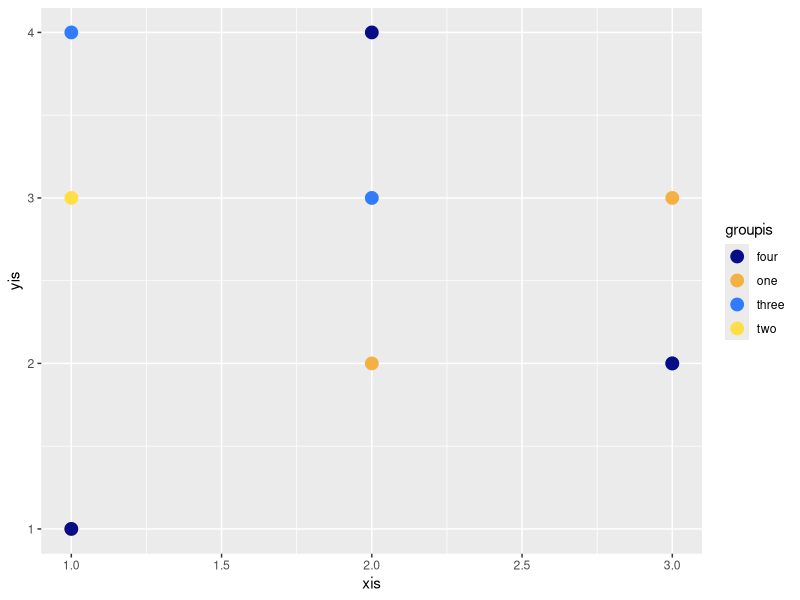
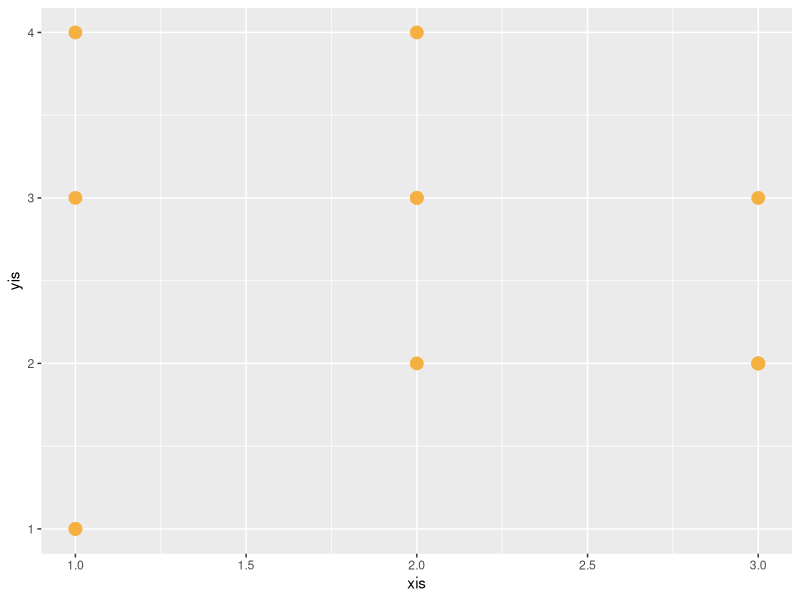
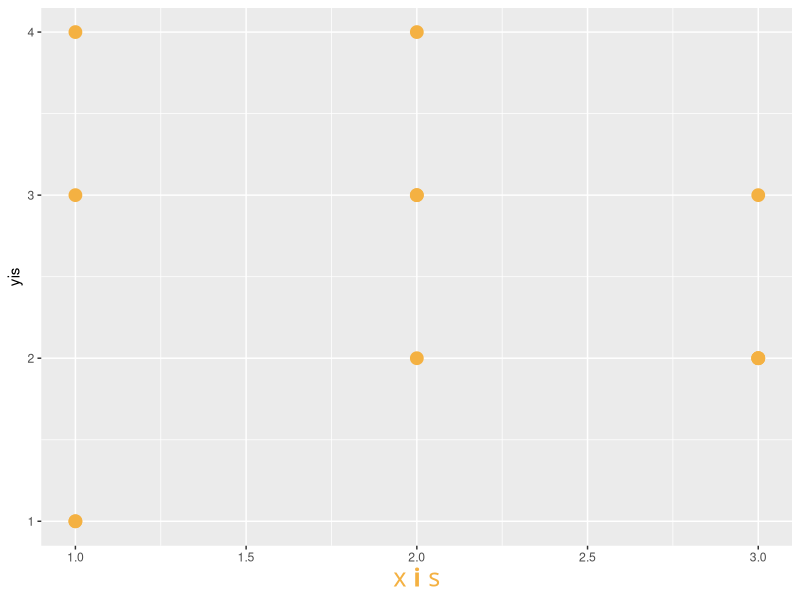

These charts were generated, in order, by the following R code: (Note: this script raises an error after producing the figures.)
## ---- chunk 1
library(ggplot2)
library(ggtext)
## ---- chunk 2
unicol <- c("StAndrewsBlue" = "#060d87",
            "GoldRush" = "#f4b142",
            "Black" = "#000000",
            "White" = "#ffffff",
            "DeepBlue" = "#000044",
            "DeepGold" = "#ee8a07",
            "TrueBlue" = "#317bff",
            "TrueYellow" = "#ffde46",
            "Sky" = "#daebfc",
            "Ivory" = "#fbf9ed",
            "DigitalOnlyBlue" = "#0000ff",
            "DigitalOnlyYellow" = "#ffff00",
            "Ōrangitea" = "#060d87",
            "RereTārewaKōura" = "#f4b142",
            "Pango" = "#000000",
            "Mā" = "#ffffff",
            "Pukepoto" = "#000044",
            "KōuraUri" = "#ee8a07",
            "KahurangiTūturu" = "#317bff",
            "KōwhaiTūturu" = "#ffde46",
            "Kikorangi" = "#daebfc",
            "Rei" = "#fbf9ed",
            "KahurangiMatihiko" = "#0000ff",
            "KōwhaiMatihiko" = "#ffff00")
## ---- chunk 3
xmpldata <- data.frame(xis = c(1,2,3,1,2,3,1,2,3,1,2,3),
                         yis = c(1,2,3,3,3,2,4,3,2,1,4,2),
                         groupis = c("one","one","one",
                                     "two","two","two",
                                     "three","three","three",
                                     "four","four","four"))

ggplot(xmpldata, aes(x=xis,y=yis,colour=groupis)) +
  geom_point(size=4) +
  scale_colour_manual(values=unname(unicol[c(1,2,7,8)]))
## ---- chunk 4
ggplot(xmpldata, aes(x=xis,y=yis)) +
  geom_point(size=4, colour=unicol["RereTārewaKōura"]) 
## ---- chunk 5
ggplot(xmpldata, aes(x=xis,y=yis)) +
  geom_point(size=4, colour=unicol["RereTārewaKōura"]) +
  theme(axis.title.x = element_markdown(size = 18, 
                                        family = 'Wickliffe',
                                        colour=unicol["RereTārewaKōura"])) +
  xlab("x <b>i</b> s")
## ---- chunk 6

systemfonts::register_variant(
  name = "Wickliffe Sans Light",
  family = "Wickliffe Sans",
  weight = "light"
)

systemfonts::register_variant(
  name = "Wickliffe Sans Medium",
  family = "Wickliffe Sans",
  weight = "medium"
)

ggplot(xmpldata, aes(x=xis,y=yis)) +
  geom_point(size=4, colour=unicol["RereTārewaKōura"]) +
  labs(title="Main title",
       subtitle = "here is a subtitle")+
  theme_minimal(base_family = "Wickliffe Sans Light", 
                header_family = "Wickliffe Sans Medium")

## ---- chunk 7
ggplot(xmpldata, aes(x=xis,y=yis, colour=groupis)) +
  geom_point(size=2) +
  facet_wrap(~groupis, ncol=2) +
  scale_colour_manual(name = "Data:", values=unname(unicol[c(1,2,7,8)])) +
  labs(title = "An example title",
       subtitle = "An example subtitle",
       caption = "This is a caption")

## ---- chunk 8

theme_oudh <- function(){
  theme_minimal(base_family="Wickliffe",
                base_size = 10) %+replace%  
    theme(axis.line.x = element_line(linewidth=0.2),
          axis.line.y = element_line(linewidth=0.2),
          axis.ticks = element_line(linewidth=0.2),
          axis.title.y.left = element_text(margin = margin(t = 5, r = 7, b = 5, l = 5, unit = "pt"),
                                           size=12),
          axis.title.x.bottom = element_text(margin = margin(t = 7, r = 5, b = 0, l = 5, unit = "pt"),
                                             size=12),
          panel.background = element_rect(fill = "#FFFFFF", colour = "#FFFFFF"),
          panel.grid = element_blank(),
          plot.title.position = "plot",
          plot.title = element_text(lineheight = 1.18, size=14,
                                    margin=margin(t = 5, r = 5, b = 10, l = 10, unit = "pt"),
                                    hjust=0, vjust=0),
          plot.subtitle = element_text(lineheight = 1.18, size=12,
                                    margin=margin(t = 0, r = 5, b = 10, l = 10, unit = "pt"),
                                    hjust=0),
          plot.background = element_rect(fill = unicol["Rei"], colour="#F7F7F7"),
          plot.caption = element_text(margin=margin(t = 2, r = 5, b = 5, l = 5, unit = "pt"),
                                      lineheight = 1.15,
                                      size=8, hjust=1),
          plot.caption.position = "plot",
          strip.background = element_rect(fill="#FFFFFF", colour=unicol["Rei"], linewidth=0.2),
          strip.text = element_text(size=10,
                                    margin=margin(t = 8, r = 8, b = 8, l = 8, unit = "pt")),
          plot.margin = margin(t=10,r=10,b=10,l=10),
          panel.spacing=unit(20, "points"))
}

ggplot(xmpldata, aes(x=xis,y=yis, colour=groupis)) +
  geom_point(size=2) +
  facet_wrap(~groupis, ncol=2) +
  scale_colour_manual(name = "Data:", values=unname(unicol[c(1,2,7,8)])) +
  labs(title = "An example title",
       subtitle = "An example subtitle",
       caption = "Source I put in the caption",
       y = "y axis title",
       x = "x axis title") +
  theme_oudh()

## ---- chunk 9

theme_uodh <- function(){
  theme_minimal(base_family="Wickliffe",
                base_size = 10) %+replace%  
    theme(axis.line.x = element_line(linewidth=0.2),
          axis.line.y = element_line(linewidth=0.2),
          axis.ticks = element_line(linewidth=0.2),
          axis.title.y.left = element_text(margin = margin(t = 5, r = 7, b = 5, l = 5, unit = "pt"),
                                           size=12),
          axis.title.x.bottom = element_text(margin = margin(t = 7, r = 5, b = 0, l = 5, unit = "pt"),
                                             size=12),
          panel.background = element_rect(fill = "#FFFFFF", colour = unicol["Rei"],
                                          , linewidth=1),
          panel.grid = element_blank(),
          plot.title.position = "plot",
          plot.title = element_text(lineheight = 1.18, size=14,
                                    margin=margin(t = 5, r = 5, b = 10, l = 10, unit = "pt"),
                                    hjust=0, vjust=0),
          plot.subtitle = element_text(lineheight = 1.18, size=12,
                                    margin=margin(t = 0, r = 5, b = 10, l = 10, unit = "pt"),
                                    hjust=0),
          plot.background = element_rect(fill = "#FFFFFF", colour="#FFFFFF"),
          plot.caption = element_text(margin=margin(t = 2, r = 5, b = 5, l = 5, unit = "pt"),
                                      lineheight = 1.15,
                                      size=8, hjust=1),
          plot.caption.position = "plot",
          strip.background = element_rect(fill=unicol["Rei"], colour=unicol["Rei"],
                                          linewidth=0.3),
          strip.text = element_text(size=10,
                                    margin=margin(t = 4, r = 8, b = 4, l = 8, unit = "pt")),
          plot.margin = margin(t=10,r=10,b=10,l=10),
          panel.spacing=unit(10, "points"))
}

ggplot(xmpldata, aes(x=xis,y=yis, colour=groupis)) +
  geom_point(size=2) +
  facet_wrap(~groupis, ncol=2) +
  scale_colour_manual(name = "Data:", values=unname(unicol[c(1,2,7,8)])) +
  labs(title = "An example title",
       subtitle = "An example subtitle",
       caption = "Source I put in the caption",
       y = "y axis title",
       x = "x axis title") +
  theme_uodh()
